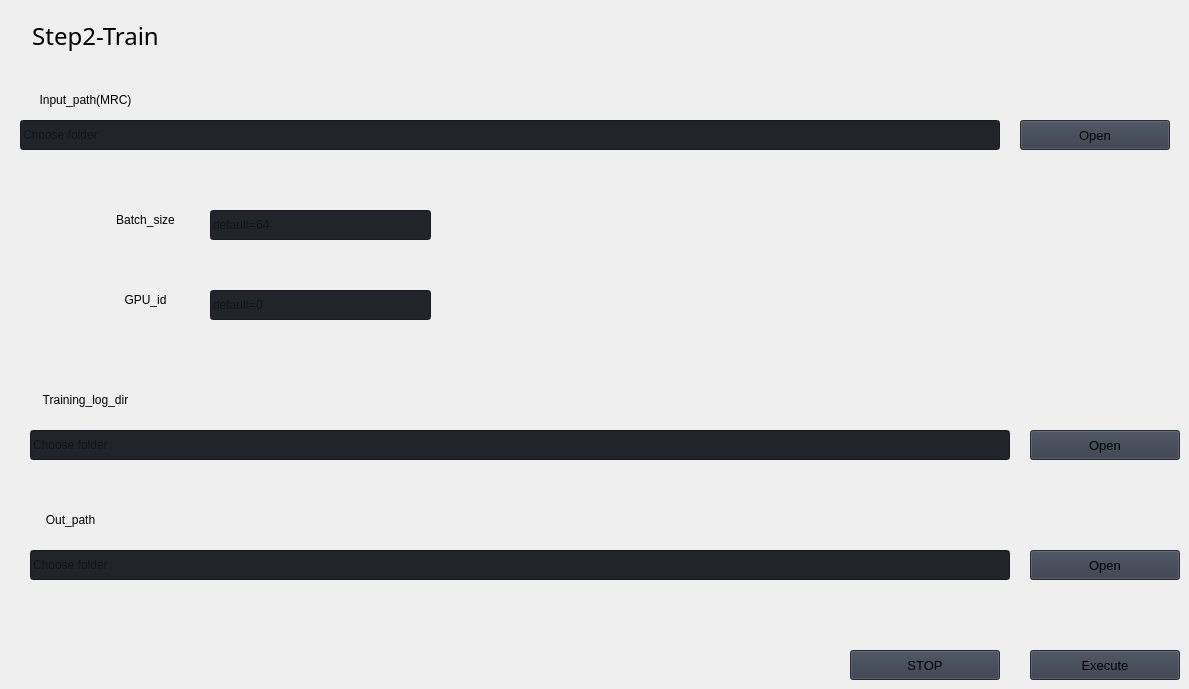
                   <widget class="QWidget" name="train">
                    <widget class="QLineEdit" name="lineEdit_3">
                     <property name="geometry">
                      <rect>
                       <x>20</x>
                       <y>120</y>
                       <width>980</width>
                       <height>30</height>
                      </rect>
                     </property>
                     <property name="minimumSize">
                      <size>
                       <width>0</width>
                       <height>30</height>
                      </size>
                     </property>
                     <property name="styleSheet">
                      <string notr="true">background-color: rgb(33, 37, 43);</string>
                     </property>
                     <property name="text">
                      <string/>
                     </property>
                     <property name="readOnly">
                      <bool>false</bool>
                     </property>
                     <property name="placeholderText">
                      <string>Choose folder</string>
                     </property>
                    </widget>
                    <widget class="QPushButton" name="btn_for_browser_3">
                     <property name="geometry">
                      <rect>
                       <x>1020</x>
                       <y>120</y>
                       <width>150</width>
                       <height>30</height>
                      </rect>
                     </property>
                     <property name="minimumSize">
                      <size>
                       <width>150</width>
                       <height>30</height>
                      </size>
                     </property>
                     <property name="font">
                      <font>
                       <family>Segoe UI</family>
                       <pointsize>10</pointsize>
                       <italic>false</italic>
                       <bold>false</bold>
                      </font>
                     </property>
                     <property name="cursor">
                      <cursorShape>PointingHandCursor</cursorShape>
                     </property>
                     <property name="styleSheet">
                      <string notr="true">background-color: rgb(52, 59, 72);</string>
                     </property>
                     <property name="text">
                      <string>Open</string>
                     </property>
                     <property name="icon">
                      <iconset resource="resources.qrc">
                       <normaloff>:/icons/images/icons/cil-folder-open.png</normaloff>:/icons/images/icons/cil-folder-open.png</iconset>
                     </property>
                    </widget>
                    <widget class="QLabel" name="label_3">
                     <property name="geometry">
                      <rect>
                       <x>10</x>
                       <y>90</y>
                       <width>151</width>
                       <height>20</height>
                      </rect>
                     </property>
                     <property name="text">
                      <string>Input_path(MRC)</string>
                     </property>
                     <property name="alignment">
                      <set>Qt::AlignCenter</set>
                     </property>
                    </widget>
                    <widget class="QLineEdit" name="lineEdit_10">
                     <property name="geometry">
                      <rect>
                       <x>30</x>
                       <y>550</y>
                       <width>980</width>
                       <height>30</height>
                      </rect>
                     </property>
                     <property name="minimumSize">
                      <size>
                       <width>0</width>
                       <height>30</height>
                      </size>
                     </property>
                     <property name="styleSheet">
                      <string notr="true">background-color: rgb(33, 37, 43);</string>
                     </property>
                     <property name="text">
                      <string/>
                     </property>
                     <property name="readOnly">
                      <bool>false</bool>
                     </property>
                     <property name="placeholderText">
                      <string>Choose folder</string>
                     </property>
                    </widget>
                    <widget class="QLabel" name="label_10">
                     <property name="geometry">
                      <rect>
                       <x>10</x>
                       <y>510</y>
                       <width>121</width>
                       <height>20</height>
                      </rect>
                     </property>
                     <property name="text">
                      <string>Out_path</string>
                     </property>
                     <property name="alignment">
                      <set>Qt::AlignCenter</set>
                     </property>
                    </widget>
                    <widget class="QPushButton" name="btn_for_browser_4">
                     <property name="geometry">
                      <rect>
                       <x>1030</x>
                       <y>550</y>
                       <width>150</width>
                       <height>30</height>
                      </rect>
                     </property>
                     <property name="minimumSize">
                      <size>
                       <width>150</width>
                       <height>30</height>
                      </size>
                     </property>
                     <property name="font">
                      <font>
                       <family>Segoe UI</family>
                       <pointsize>10</pointsize>
                       <italic>false</italic>
                       <bold>false</bold>
                      </font>
                     </property>
                     <property name="cursor">
                      <cursorShape>PointingHandCursor</cursorShape>
                     </property>
                     <property name="styleSheet">
                      <string notr="true">background-color: rgb(52, 59, 72);</string>
                     </property>
                     <property name="text">
                      <string>Open</string>
                     </property>
                     <property name="icon">
                      <iconset resource="resources.qrc">
                       <normaloff>:/icons/images/icons/cil-folder-open.png</normaloff>:/icons/images/icons/cil-folder-open.png</iconset>
                     </property>
                    </widget>
                    <widget class="QLabel" name="label_11">
                     <property name="geometry">
                      <rect>
                       <x>70</x>
                       <y>210</y>
                       <width>151</width>
                       <height>20</height>
                      </rect>
                     </property>
                     <property name="text">
                      <string>Batch_size</string>
                     </property>
                     <property name="alignment">
                      <set>Qt::AlignCenter</set>
                     </property>
                    </widget>
                    <widget class="QLineEdit" name="lineEdit_11">
                     <property name="geometry">
                      <rect>
                       <x>210</x>
                       <y>210</y>
                       <width>221</width>
                       <height>30</height>
                      </rect>
                     </property>
                     <property name="minimumSize">
                      <size>
                       <width>0</width>
                       <height>30</height>
                      </size>
                     </property>
                     <property name="styleSheet">
                      <string notr="true">background-color: rgb(33, 37, 43);</string>
                     </property>
                     <property name="text">
                      <string/>
                     </property>
                     <property name="readOnly">
                      <bool>false</bool>
                     </property>
                     <property name="placeholderText">
                      <string>default=64</string>
                     </property>
                    </widget>
                    <widget class="QLineEdit" name="lineEdit_12">
                     <property name="geometry">
                      <rect>
                       <x>210</x>
                       <y>290</y>
                       <width>221</width>
                       <height>30</height>
                      </rect>
                     </property>
                     <property name="minimumSize">
                      <size>
                       <width>0</width>
                       <height>30</height>
                      </size>
                     </property>
                     <property name="styleSheet">
                      <string notr="true">background-color: rgb(33, 37, 43);</string>
                     </property>
                     <property name="text">
                      <string/>
                     </property>
                     <property name="readOnly">
                      <bool>false</bool>
                     </property>
                     <property name="placeholderText">
                      <string>default=0</string>
                     </property>
                    </widget>
                    <widget class="QLabel" name="label_12">
                     <property name="geometry">
                      <rect>
                       <x>70</x>
                       <y>290</y>
                       <width>151</width>
                       <height>20</height>
                      </rect>
                     </property>
                     <property name="text">
                      <string>GPU_id</string>
                     </property>
                     <property name="alignment">
                      <set>Qt::AlignCenter</set>
                     </property>
                    </widget>
                    <widget class="QLineEdit" name="lineEdit_log">
                     <property name="geometry">
                      <rect>
                       <x>30</x>
                       <y>430</y>
                       <width>980</width>
                       <height>30</height>
                      </rect>
                     </property>
                     <property name="minimumSize">
                      <size>
                       <width>0</width>
                       <height>30</height>
                      </size>
                     </property>
                     <property name="styleSheet">
                      <string notr="true">background-color: rgb(33, 37, 43);</string>
                     </property>
                     <property name="text">
                      <string/>
                     </property>
                     <property name="readOnly">
                      <bool>false</bool>
                     </property>
                     <property name="placeholderText">
                      <string>Choose folder</string>
                     </property>
                    </widget>
                    <widget class="QPushButton" name="btn_for_log">
                     <property name="geometry">
                      <rect>
                       <x>1030</x>
                       <y>430</y>
                       <width>150</width>
                       <height>30</height>
                      </rect>
                     </property>
                     <property name="minimumSize">
                      <size>
                       <width>150</width>
                       <height>30</height>
                      </size>
                     </property>
                     <property name="font">
                      <font>
                       <family>Segoe UI</family>
                       <pointsize>10</pointsize>
                       <italic>false</italic>
                       <bold>false</bold>
                      </font>
                     </property>
                     <property name="cursor">
                      <cursorShape>PointingHandCursor</cursorShape>
                     </property>
                     <property name="styleSheet">
                      <string notr="true">background-color: rgb(52, 59, 72);</string>
                     </property>
                     <property name="text">
                      <string>Open</string>
                     </property>
                     <property name="icon">
                      <iconset resource="resources.qrc">
                       <normaloff>:/icons/images/icons/cil-folder-open.png</normaloff>:/icons/images/icons/cil-folder-open.png</iconset>
                     </property>
                    </widget>
                    <widget class="QLabel" name="label_13">
                     <property name="geometry">
                      <rect>
                       <x>20</x>
                       <y>10</y>
                       <width>151</width>
                       <height>51</height>
                      </rect>
                     </property>
                     <property name="font">
                      <font>
                       <family>Sans Serif</family>
                       <pointsize>18</pointsize>
                       <italic>false</italic>
                       <bold>false</bold>
                      </font>
                     </property>
                     <property name="styleSheet">
                      <string notr="true">font: 18pt &quot;Sans Serif&quot;;</string>
                     </property>
                     <property name="text">
                      <string>Step2-Train</string>
                     </property>
                     <property name="alignment">
                      <set>Qt::AlignCenter</set>
                     </property>
                    </widget>
                    <widget class="QPushButton" name="btn_execute_2">
                     <property name="geometry">
                      <rect>
                       <x>1030</x>
                       <y>650</y>
                       <width>150</width>
                       <height>30</height>
                      </rect>
                     </property>
                     <property name="minimumSize">
                      <size>
                       <width>150</width>
                       <height>30</height>
                      </size>
                     </property>
                     <property name="font">
                      <font>
                       <family>Segoe UI</family>
                       <pointsize>10</pointsize>
                       <italic>false</italic>
                       <bold>false</bold>
                      </font>
                     </property>
                     <property name="cursor">
                      <cursorShape>PointingHandCursor</cursorShape>
                     </property>
                     <property name="styleSheet">
                      <string notr="true">background-color: rgb(52, 59, 72);</string>
                     </property>
                     <property name="text">
                      <string>Execute</string>
                     </property>
                     <property name="icon">
                      <iconset theme="camera-video" resource="resources.qrc">
                       <normaloff>:/icons/images/icons/cil-caret-right.png</normaloff>:/icons/images/icons/cil-caret-right.png</iconset>
                     </property>
                    </widget>
                    <widget class="QPushButton" name="btn_stop_2">
                     <property name="geometry">
                      <rect>
                       <x>850</x>
                       <y>650</y>
                       <width>150</width>
                       <height>30</height>
                      </rect>
                     </property>
                     <property name="minimumSize">
                      <size>
                       <width>150</width>
                       <height>30</height>
                      </size>
                     </property>
                     <property name="font">
                      <font>
                       <family>Segoe UI</family>
                       <pointsize>10</pointsize>
                       <italic>false</italic>
                       <bold>false</bold>
                      </font>
                     </property>
                     <property name="cursor">
                      <cursorShape>PointingHandCursor</cursorShape>
                     </property>
                     <property name="styleSheet">
                      <string notr="true">background-color: rgb(52, 59, 72);</string>
                     </property>
                     <property name="text">
                      <string>STOP</string>
                     </property>
                     <property name="icon">
                      <iconset resource="resources.qrc">
                       <normaloff>:/icons/images/icons/cil-x.png</normaloff>:/icons/images/icons/cil-x.png</iconset>
                     </property>
                    </widget>
                    <widget class="QLabel" name="label_26">
                     <property name="geometry">
                      <rect>
                       <x>10</x>
                       <y>390</y>
                       <width>151</width>
                       <height>20</height>
                      </rect>
                     </property>
                     <property name="text">
                      <string>Training_log_dir</string>
                     </property>
                     <property name="alignment">
                      <set>Qt::AlignCenter</set>
                     </property>
                    </widget>
                   </widget>
